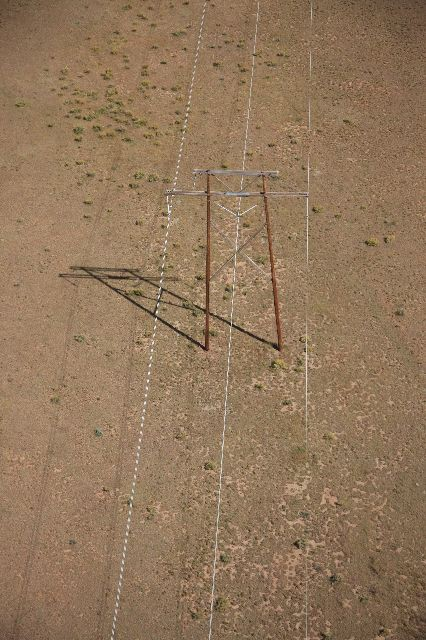
#> input picture img/3.jpeg, 426 x 640 px
$ python pcnn_all_in_one.py   (older library calls are emulated)
#> lines starting #> are read from the running program, lines starting #| are printed output that depends on the picture; after the words box and inside, x2 and y2 are one past the last pixel; in counts of white or black regions, pixels touching at a corner belong together
import sys
import numpy as np
import cv2 as cv
from scipy import signal
from math import cos, sin, radians, sqrt

from matplotlib import pyplot as plt
from kht import kht

'''
Alpha_L = 0.1
Alpha_T = 0.5

V_T = 1.0

Num = 10
Beta = 0.1

T_ini = 63
'''

link_arrange=9
center_x=round(link_arrange/2)
center_y=round(link_arrange/2)
W = np.zeros((link_arrange, link_arrange), np.float)
for i in range(link_arrange):
    for j in range(link_arrange):
        if (i==center_x) and (j==center_y):
            W[i,j]=1
        else:
            W[i,j]=1/sqrt(((i)-center_x)**2+((j)-center_y)**2)

alpha_slider_max = 255

title_window = 'Parameters'
trackbar_name_Beta = 'Beta/100 D:10'
trackbar_name_Num = 'Num D:10'

trackbar_name_Tini = 'Initial T D:63'
trackbar_name_VT = 'VT/100 D:100'

trackbar_name_AL = 'AL/100 D:10'
trackbar_name_AT = 'AT/100 D:50'

trackbar_name_Lines = 'Lines D:10'
trackbar_name_KHT_one = 'cluster minSize D:10'
trackbar_name_KHT_two = 'cluster_min_deviation/10 D:20'

trackbar_name_save = 'Save image on 1'

def main(argv):
    default_file = 'img/3.jpeg'
    filename = argv[0] if len(argv) > 0 else default_file

    # Loads an image
    src = cv.imread(cv.samples.findFile(filename), cv.IMREAD_COLOR)
#> src is the input picture: shape (640, 426, 3); mean B, G, R 91.1, 118.8, 145.9

    # Check if image is loaded fine
    if src is None:
        print ('Error opening image!')
        print ('Usage: hough_lines.py [image_name -- default ' + default_file + '] \n')
        return -1

    src = cv.normalize(src.astype('float'), None, 0.0, 1.0, cv.NORM_MINMAX)
    cv.imshow("Original", src)

    #Generate I component from HSI
    R = src[:,:,0]
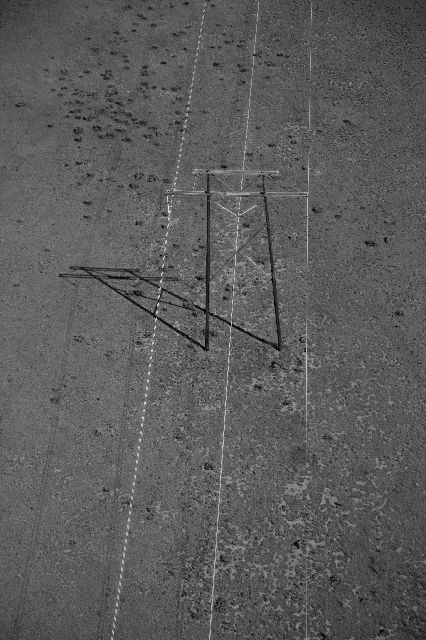
#> R: shape (640, 426) float64; min 0, max 0.918, mean 0.357
    G = src[:,:,1]
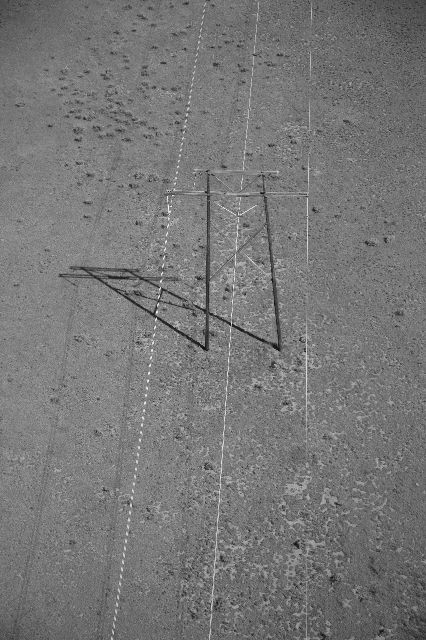
#> G: shape (640, 426) float64; min 0.0353, max 0.984, mean 0.466
    B = src[:,:,2]
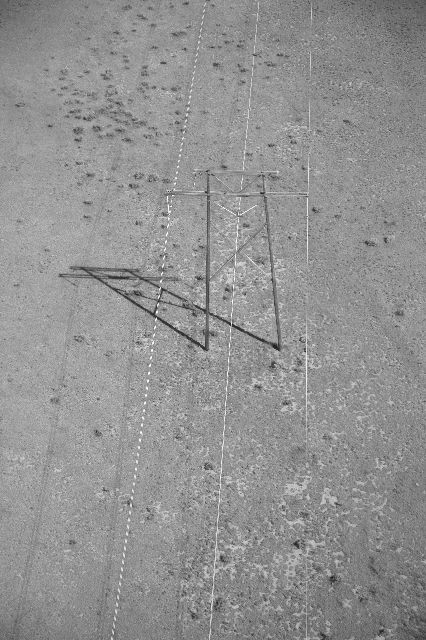
#> B: shape (640, 426) float64; min 0.0706, max 1, mean 0.572
    Intensity = np.divide(R + G + B, 3)

    #normalize image
    global S
    S = cv.normalize(Intensity.astype('float'), None, 0.0, 64.0, cv.NORM_MINMAX)

    cv.namedWindow(title_window)
    cv.createTrackbar(trackbar_name_Beta, title_window , 10, alpha_slider_max, on_trackbar)
    cv.createTrackbar(trackbar_name_Num, title_window , 10, alpha_slider_max, on_trackbar)

    cv.createTrackbar(trackbar_name_Tini, title_window , 63, alpha_slider_max, on_trackbar)
    cv.createTrackbar(trackbar_name_VT, title_window , 100, alpha_slider_max, on_trackbar)

    cv.createTrackbar(trackbar_name_AL, title_window , 10, alpha_slider_max, on_trackbar)
    cv.createTrackbar(trackbar_name_AT, title_window , 50, alpha_slider_max, on_trackbar)

    cv.createTrackbar(trackbar_name_Lines, title_window , 10, alpha_slider_max, on_trackbar)
    cv.createTrackbar(trackbar_name_KHT_one, title_window , 10, alpha_slider_max, on_trackbar)
    cv.createTrackbar(trackbar_name_KHT_two, title_window , 20, alpha_slider_max, on_trackbar)

    cv.createTrackbar(trackbar_name_save, title_window , 0, 1, on_trackbar)


    on_trackbar(0)

    cv.waitKey()

def on_trackbar(val):
    #Get trackbar values
#> called with val = 0
    Beta = (cv.getTrackbarPos(trackbar_name_Beta, title_window))/100
    Num = cv.getTrackbarPos(trackbar_name_Num, title_window)

    T_ini = (cv.getTrackbarPos(trackbar_name_Tini, title_window))
    V_T = (cv.getTrackbarPos(trackbar_name_VT, title_window))/100

    Alpha_L = (cv.getTrackbarPos(trackbar_name_AL, title_window))/100
    Alpha_T = (cv.getTrackbarPos(trackbar_name_AT, title_window))/100

    lines_count = cv.getTrackbarPos(trackbar_name_Lines, title_window)
    KHT_cluster_min_size = cv.getTrackbarPos(trackbar_name_KHT_one, title_window)
    KHT_cluster_deviation = (cv.getTrackbarPos(trackbar_name_KHT_two, title_window))/10.0

    if KHT_cluster_min_size < 2.0: KHT_cluster_min_size=2.0

    #initialization
    dim = S.shape
#> dim = (640, 426)

    F = np.zeros( dim, np.float)
    L = np.zeros( dim, np.float)
    Y = np.zeros( dim, np.float)
    T = np.ones( dim, np.float) + T_ini
    Y_AC = np.zeros( dim, np.float)

    #PCNN Modified
    for cont in range(Num):
        #numpy.convolve(W, Y, mode='same')
        L = Alpha_L * signal.convolve2d(Y, W, mode='same')
        U = S * (1 + Beta * L)

        YC = 1 - Y
        T = T - Alpha_T
        T = ((Y*T)*V_T) + (YC*T)

        Y = (U>T).astype(np.float)
        Y_AC = Y_AC + Y
#> this loop made 10 passes
#> pass 1, in on_trackbar, `Y = (U>T).astype(np.float)`:
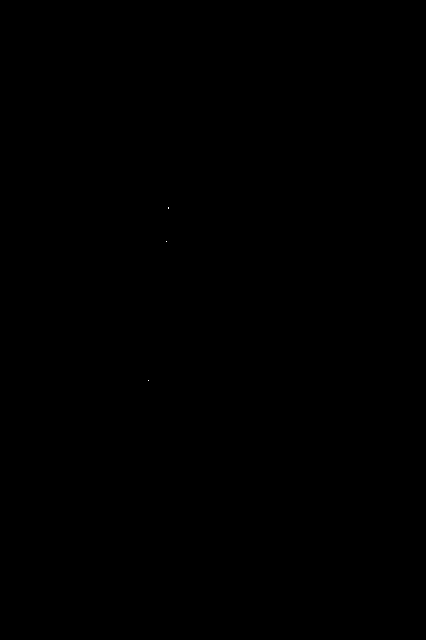
#> Y: shape (640, 426) float64; values 0 (black) and 1 (white), 0% white in thin lines or dots, all inside (x1, y1, x2, y2) = (148, 207, 169, 381)
#> after the loop: T: shape (640, 426) float64; every value is 59
#> after the loop: Y: shape (640, 426) float64; values 0 (black) and 1 (white), 0.03% white in thin lines or dots, all inside (x1, y1, x2, y2) = (141, 189, 307, 478)

    Y = (Y*255).astype(np.uint8)

    bw_Y = cv.Canny(Y, 80, 200)
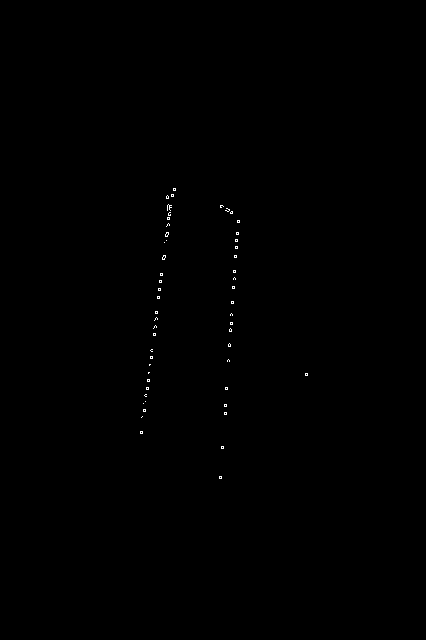
#> bw_Y: shape (640, 426); 0.14% white in thin lines or dots, all inside (x1, y1, x2, y2) = (140, 188, 308, 479)
    canny_copy = bw_Y.copy()

    height, width = Y.shape
#> height = 640; width = 426
    lines_Y = kht(bw_Y, cluster_min_size=KHT_cluster_min_size, cluster_min_deviation=KHT_cluster_deviation)

    for (rho, theta) in lines_Y[:lines_count]:

        theta = radians(theta)
        cos_theta, sin_theta = cos(theta), sin(theta)
        '''
        if sin_theta != 0:
            x = (-width / 2, width / 2 - 1)
            y = ((rho - x[0] * cos_theta) / sin_theta, (rho - x[1] * cos_theta) / sin_theta)
        else:
            x = (rho, rho)
            y = (-height / 2, height / 2 - 1)
        x = (int(x[0] + width / 2), int(x[1] + width / 2))
        y = (int(y[0] + height / 2), int(y[1] + height / 2))
        '''
        h2 = height/2
        w2 = width/2
        if sin_theta != 0:
            one_div_sin_theta = 1 / sin_theta
            x = (round(0) , round(h2 + (rho + w2 * cos_theta) * one_div_sin_theta))
            y = (round(w2+w2) , round(h2 + (rho - w2 * cos_theta) * one_div_sin_theta))
        else:
            x = (round(w2 + rho), round(0))
            y = (round(w2 + rho), round(h2+h2))

        cv.line(Y, x, y, (120,0,255), 1, cv.LINE_AA)

    on_save(Y, canny_copy)
    cv.imshow("Result", Y)

def on_save(image_one, image_two):
    if cv.getTrackbarPos(trackbar_name_save, title_window) == 1:
        cv.imwrite('saving kht.jpg', image_one)
        cv.imwrite('saving canny.jpg', image_two)

if __name__ == "__main__":
    main(sys.argv[1:])
#> (the call stopped at in on_trackbar, `lines_Y = kht(bw_Y, cluster_min_size=KHT_cluster_min_size, cluster_min..`: kht is not available in this run)

$ run again, with img/1.jpeg copied over img/3.jpeg
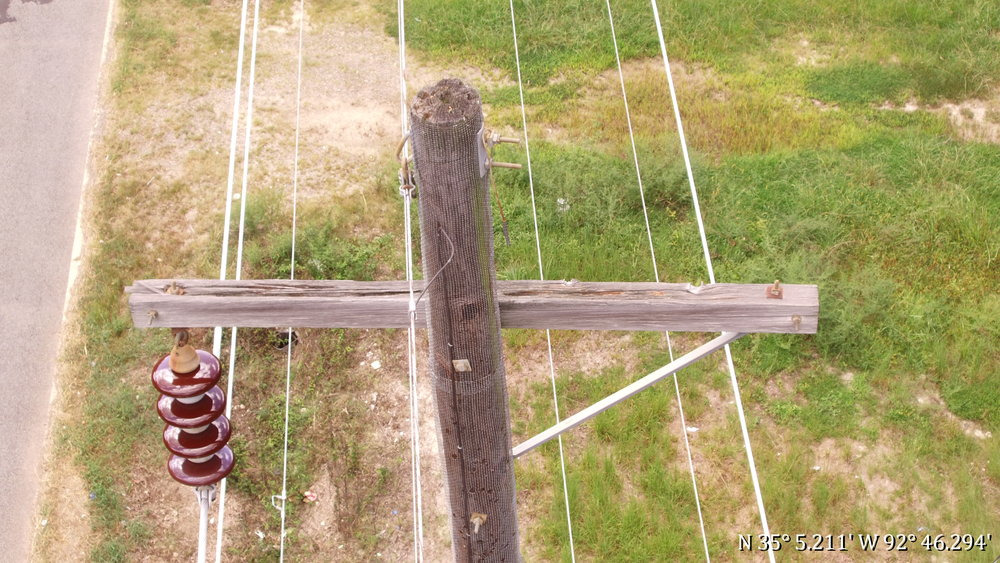
#> input picture img/1.jpeg, 1000 x 563 px
#> in main, src is the input picture: shape (563, 1000, 3); mean B, G, R 117.5, 162, 176.4
#> the loop in on_trackbar, `for cont in range(Num): #numpy.convolve(W, Y, mode='same')` made 10 passes
#> pass 1, in on_trackbar, `Y = (U>T).astype(np.float)`:
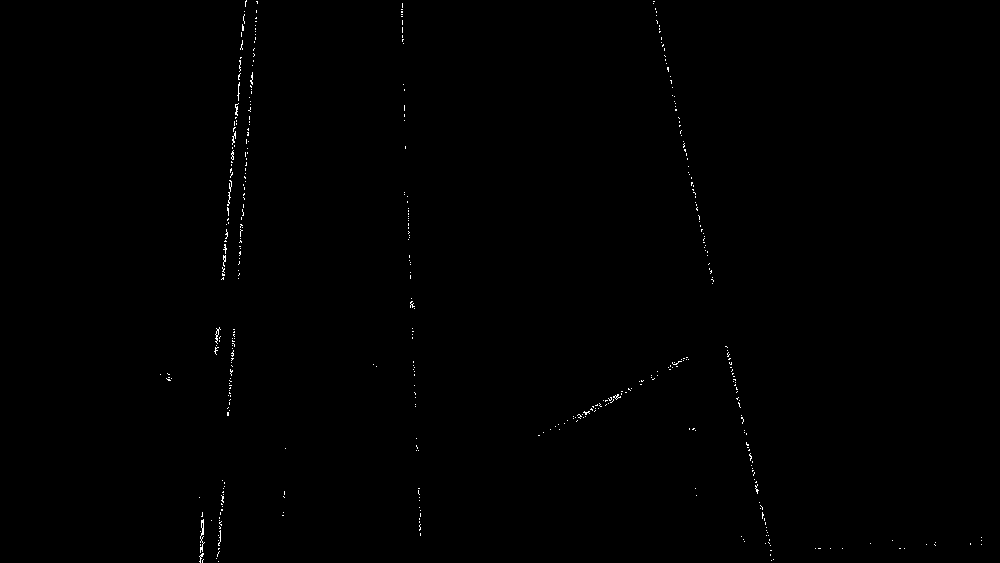
#> Y: shape (563, 1000) float64; values 0 (black) and 1 (white), 0.28% white in thin lines or dots, all inside (x1, y1, x2, y2) = (160, 0, 982, 563)
#> in on_trackbar, `bw_Y = cv.Canny(Y, 80, 200)`:
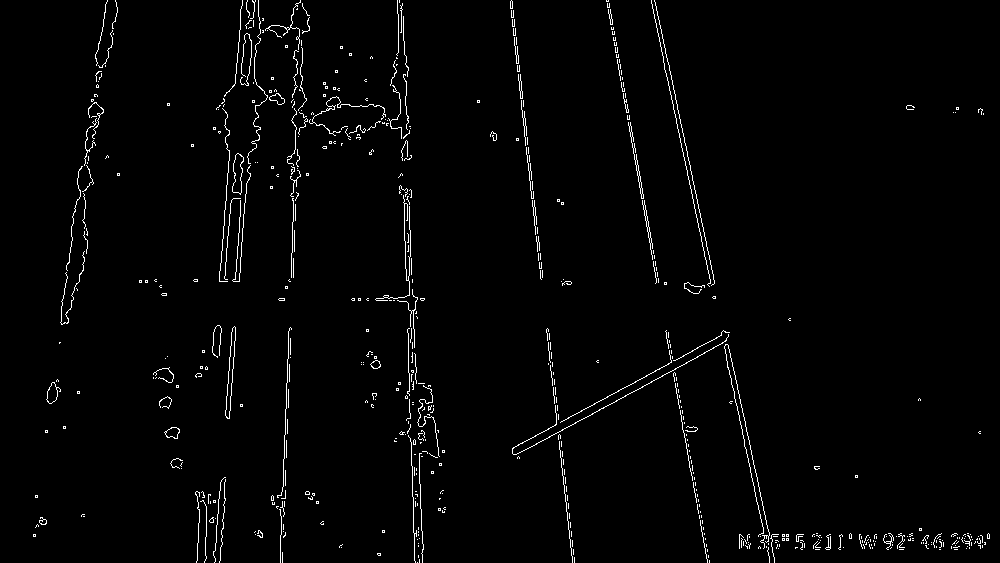
#> bw_Y: shape (563, 1000); 1.9% white in thin lines or dots

$ run again, with img/2.jpeg copied over img/3.jpeg
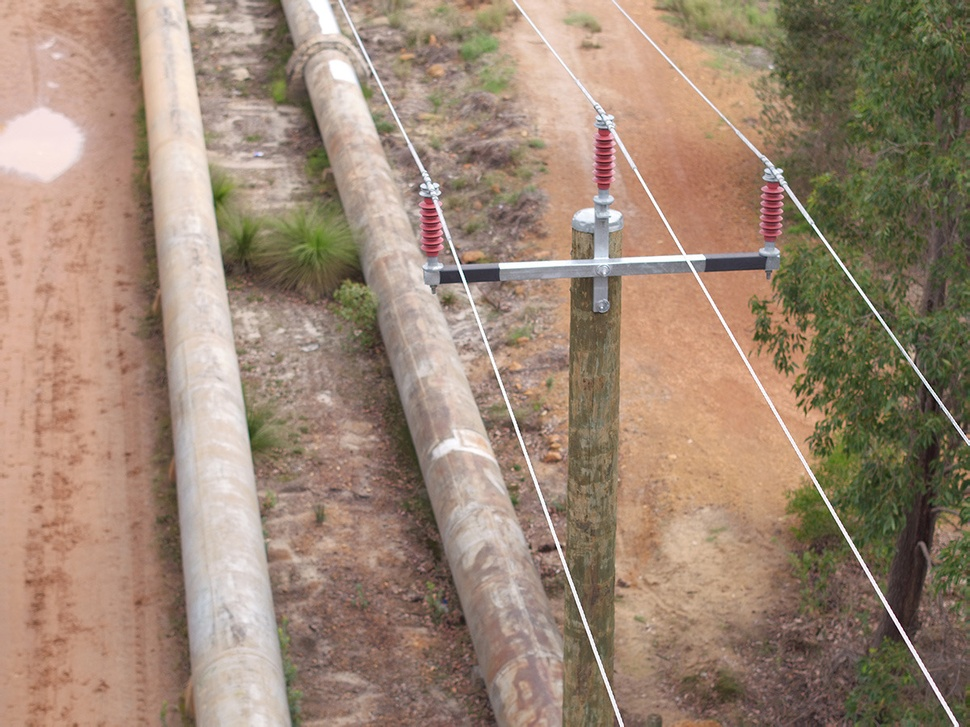
#> input picture img/2.jpeg, 970 x 727 px, shrunk from 1200 x 900 before the run
#> in main, src is the input picture: shape (727, 970, 3); mean B, G, R 116.3, 134.8, 156.8
#> the loop in on_trackbar, `for cont in range(Num): #numpy.convolve(W, Y, mode='same')` made 10 passes
#> pass 1, in on_trackbar, `Y = (U>T).astype(np.float)`:
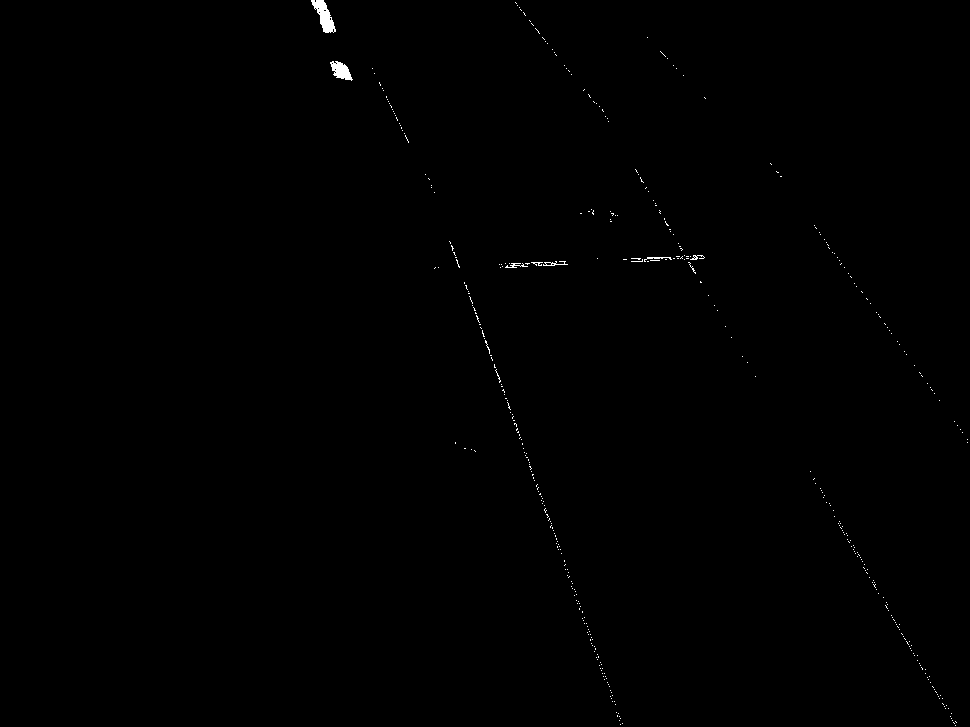
#> Y: shape (727, 970) float64; values 0 (black) and 1 (white), 0.24% white; 447 white regions (440 under 20 px), largest, box (x1, y1, x2, y2) and area: (311, 0, 336, 33) 399, (330, 61, 353, 81) 263, (543, 261, 568, 266) 55
#> in on_trackbar, `bw_Y = cv.Canny(Y, 80, 200)`:
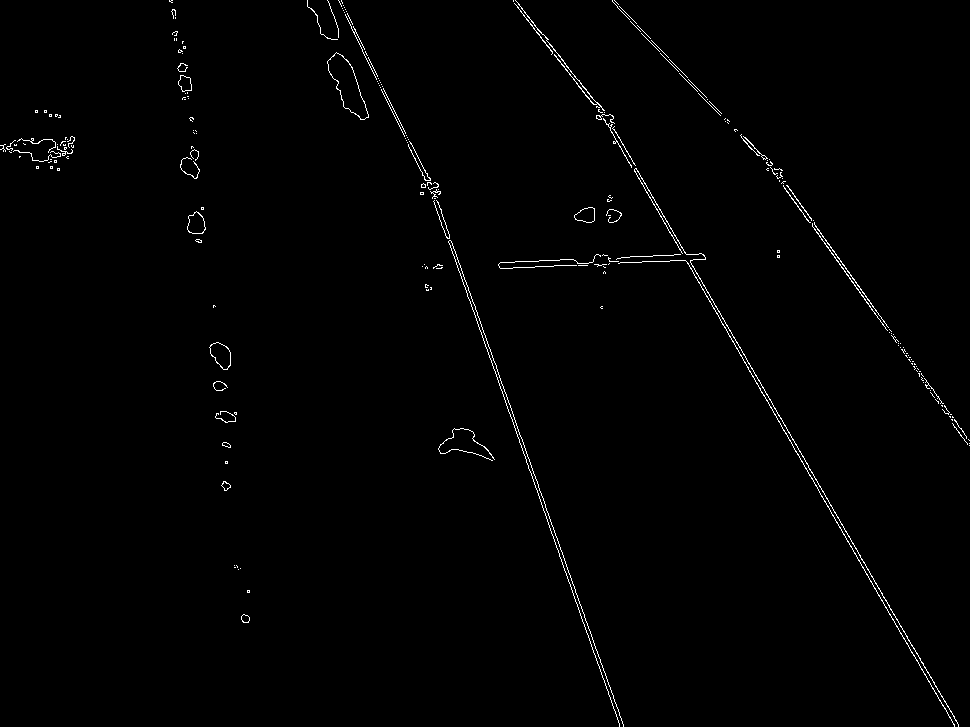
#> bw_Y: shape (727, 970); 0.89% white in thin lines or dots
